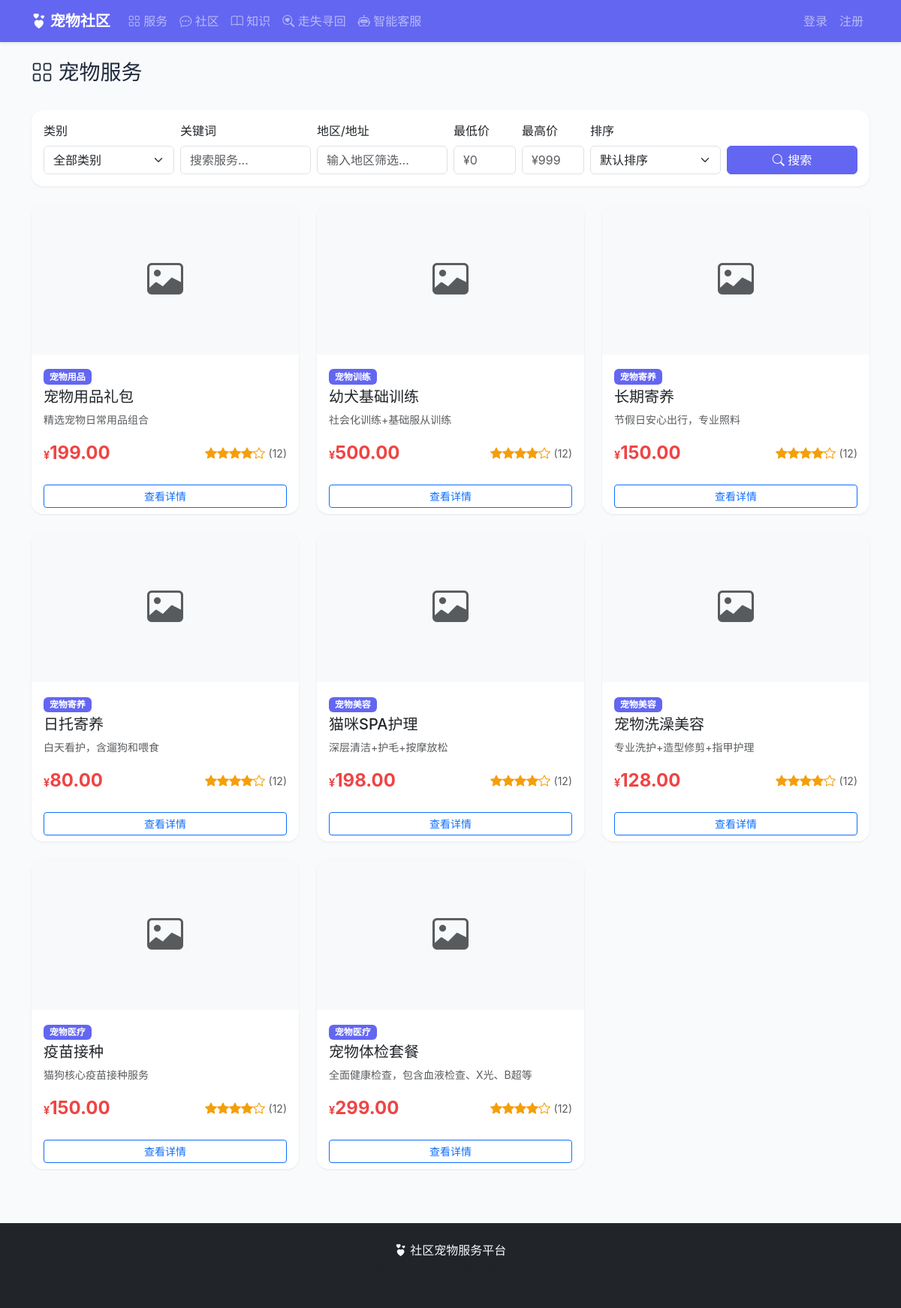
Page /services/ on the committed database.
### services/models.py (models this page shows, shortened)
class Service(models.Model):
    provider = models.ForeignKey(settings.AUTH_USER_MODEL, on_delete=models.CASCADE,
                                 related_name='services', verbose_name='商家')
    category = models.ForeignKey(ServiceCategory, on_delete=models.CASCADE,
                                 related_name='services', verbose_name='类别')
    name = models.CharField('服务名称', max_length=100)
    description = models.TextField('服务描述')
    price = models.DecimalField('价格', max_digits=10, decimal_places=2)
    duration = models.IntegerField('服务时长(分钟)', default=60)
    image = models.ImageField('封面图片', upload_to='services/', blank=True)
    address = models.CharField('服务地址', max_length=200, blank=True)
    longitude = models.FloatField('经度', null=True, blank=True)
    latitude = models.FloatField('纬度', null=True, blank=True)
    is_active = models.BooleanField('是否上架', default=True)
    avg_rating = models.FloatField('平均评分', default=0)
    rating_count = models.IntegerField('评价数量', default=0)
    created_at = models.DateTimeField('创建时间', auto_now_add=True)
    updated_at = models.DateTimeField('更新时间', auto_now=True)
    class Meta:
        verbose_name = '服务项目'
        verbose_name_plural = '服务项目'
        ordering = ['-created_at']

class ServiceCategory(models.Model):
    name = models.CharField('类别名称', max_length=50)
    icon = models.CharField('图标', max_length=50, default='bi-heart')
    description = models.TextField('描述', blank=True)
    sort_order = models.IntegerField('排序', default=0)
    class Meta:
        verbose_name = '服务类别'
        verbose_name_plural = '服务类别'
        ordering = ['sort_order']

### services/views.py (the view)
# urls.py: path('', views.service_list, name='service_list'),
def service_list(request):
    services = Service.objects.filter(is_active=True).select_related('category', 'provider')
    categories = ServiceCategory.objects.all()
    category_id = request.GET.get('category')
    keyword = request.GET.get('keyword', '')
    min_price = request.GET.get('min_price')
    max_price = request.GET.get('max_price')
    sort = request.GET.get('sort', '')
    location = request.GET.get('location', '')
    if category_id:
        services = services.filter(category_id=category_id)
    if keyword:
        services = services.filter(Q(name__icontains=keyword) | Q(description__icontains=keyword))
    if min_price:
        services = services.filter(price__gte=min_price)
    if max_price:
        services = services.filter(price__lte=max_price)
    if location:
        services = services.filter(address__icontains=location)
    if sort == 'price_asc':
        services = services.order_by('price')
    elif sort == 'price_desc':
        services = services.order_by('-price')
    elif sort == 'rating':
        services = services.order_by('-avg_rating')
    else:
        services = services.order_by('-created_at')
    context = {
        'services': services,
        'categories': categories,
        'current_category': category_id,
        'keyword': keyword,
        'current_sort': sort,
        'location': location,
        'min_price': min_price,
        'max_price': max_price,
    }
    return render(request, 'services/service_list.html', context)

### templates/services/service_list.html (shortened to what this page needs)
{% extends 'base.html' %}
{% block content %}
<div class="d-flex justify-content-between align-items-center mb-4">
    <h3><i class="bi bi-grid"></i> 宠物服务</h3>
</div>
<div class="card mb-4">
    <div class="card-body">
        <form method="get" class="row g-2 align-items-end">
            <div class="col-md-2">
                <label class="form-label">类别</label>
                <select name="category" class="form-select">
                    <option value="">全部类别</option>
                </select>
            </div>
            <div class="col-md-2">
                <label class="form-label">关键词</label>
                <input type="text" name="keyword" class="form-control" placeholder="搜索服务..." value="{{ keyword }}">
            </div>
            <div class="col-md-2">
                <label class="form-label">地区/地址</label>
                <input type="text" name="location" class="form-control" placeholder="输入地区筛选..." value="{{ location }}">
            </div>
            <div class="col-md-1">
                <label class="form-label">最低价</label>
                <input type="number" name="min_price" class="form-control" placeholder="¥0" value="{{ min_price }}">
            </div>
            <div class="col-md-1">
                <label class="form-label">最高价</label>
                <input type="number" name="max_price" class="form-control" placeholder="¥999" value="{{ max_price }}">
            </div>
            <div class="col-md-2">
                <label class="form-label">排序</label>
                <select name="sort" class="form-select">
                    <option value="">默认排序</option>
                </select>
            </div>
            <div class="col-md-2">
                <button type="submit" class="btn btn-primary w-100"><i class="bi bi-search"></i> 搜索</button>
            </div>
        </form>
    </div>
</div>
<div class="row g-4">
    {% for s in services %}
    <div class="col-md-4 col-6">
        <div class="card h-100">
            {% if s.image %}
            <img src="{{ s.image.url }}" class="card-img-top" alt="{{ s.name }}">
            {% else %}
            <div class="card-img-top bg-light d-flex align-items-center justify-content-center" style="height:200px">
                <i class="bi bi-image text-muted" style="font-size:3rem"></i>
            </div>
            {% endif %}
            <div class="card-body">
                <span class="badge bg-primary mb-1">{{ s.category.name }}</span>
                <h5 class="card-title">{{ s.name }}</h5>
                <p class="text-muted small">{{ s.description|truncatechars:80 }}</p>
                <div class="d-flex justify-content-between align-items-center">
                    <span class="price-tag">{{ s.price }}</span>
                    <span class="rating">
                        {% for i in "12345" %}{% if forloop.counter <= s.avg_rating %}<i class="bi bi-star-fill"></i>{% else %}<i class="bi bi-star"></i>{% endif %}{% endfor %}
                        <span class="text-muted small">({{ s.rating_count }})</span>
                    </span>
                </div>
            </div>
            <div class="card-footer bg-white border-0">
                <a href="{% url 'services:service_detail' pk=s.pk %}" class="btn btn-outline-primary btn-sm w-100">查看详情</a>
            </div>
        </div>
    </div>
    {% empty %}
    <div class="col-12 text-center py-5 text-muted">
        <i class="bi bi-inbox" style="font-size:3rem"></i>
        <p class="mt-2">暂无匹配的服务</p>
    </div>
    {% endfor %}
</div>
{% endblock %}

### static/css/style.css (style rules this page uses)
:root { --primary: #6366f1; --primary-dark: #4f46e5; --secondary: #ec4899; --accent: #f59e0b; --bg-light: #faf5ff; }
body { font-family: -apple-system, BlinkMacSystemFont, "Segoe UI", "PingFang SC", "Hiragino Sans GB", "Microsoft YaHei", sans-serif; background-color: #f8fafc; color: #1e293b; min-height: 100vh; display: flex; flex-direction: column; }
.bg-primary { background-color: var(--primary) !important; }
.btn-primary { background-color: var(--primary); border-color: var(--primary); }
.card { border: none; border-radius: 1rem; box-shadow: 0 1px 3px rgba(0,0,0,0.08); transition: transform 0.2s, box-shadow 0.2s; overflow: hidden; }
.card-img-top { height: 200px; object-fit: cover; }
.price-tag { font-size: 1.5rem; font-weight: 700; color: #ef4444; }
.price-tag::before { content: '¥'; font-size: 0.9rem; }
.rating { color: #f59e0b; }

### rows in the picture
Service: category.name "宠物用品", name "宠物用品礼包", description "精选宠物日常用品组合", price "199.00", avg_rating 4.5 (drawn), rating_count "12"
Service: category.name "宠物训练", name "幼犬基础训练", description "社会化训练+基础服从训练", price "500.00", avg_rating 4.5 (drawn), rating_count "12"
Service: category.name "宠物寄养", name "长期寄养", description "节假日安心出行，专业照料", price "150.00", avg_rating 4.5 (drawn), rating_count "12"
Service: category.name "宠物寄养", name "日托寄养", description "白天看护，含遛狗和喂食", price "80.00", avg_rating 4.5 (drawn), rating_count "12"
Service: category.name "宠物美容", name "猫咪SPA护理", description "深层清洁+护毛+按摩放松", price "198.00", avg_rating 4.5 (drawn), rating_count "12"
Service: category.name "宠物美容", name "宠物洗澡美容", description "专业洗护+造型修剪+指甲护理", price "128.00", avg_rating 4.5 (drawn), rating_count "12"
Service: category.name "宠物医疗", name "疫苗接种", description "猫狗核心疫苗接种服务", price "150.00", avg_rating 4.5 (drawn), rating_count "12"
Service: category.name "宠物医疗", name "宠物体检套餐", description "全面健康检查，包含血液检查、X光、B超等", price "299.00", avg_rating 4.5 (drawn), rating_count "12"
